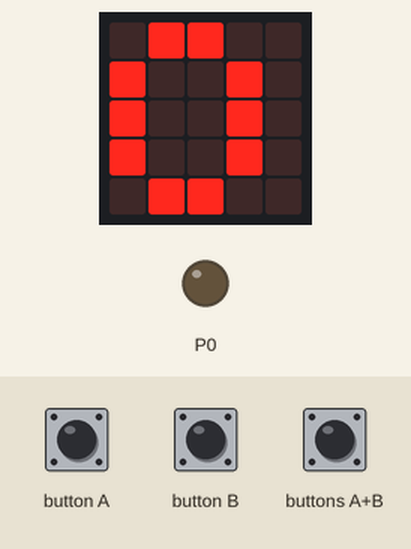
Simulated run of this program. Board: BBC micro:bit (MakeCode). On the bench: the board's 5×5 LED display, output pins drawn as LEDs (lit = HIGH). The inputs (shaded band) are chosen by the test bench. The 48×5 strip is a reading aid, not a part: it shows the text the display is scrolling, unrolled, one strip-width of it at a time.

Above: at 1.9 s.
2.0 s: buttons A+B pressed for 0.15 s
At 2.5 s:
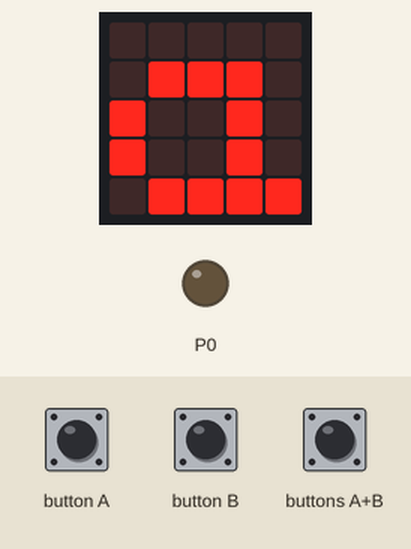
2.7 s: button A pressed for 0.15 s
At 3.25 s:
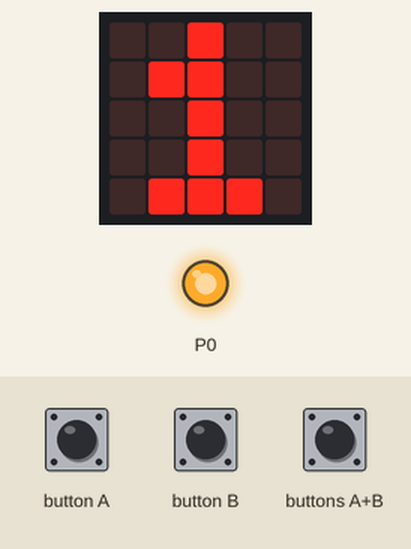
3.4 s: button A pressed for 0.15 s
At 3.72 s:
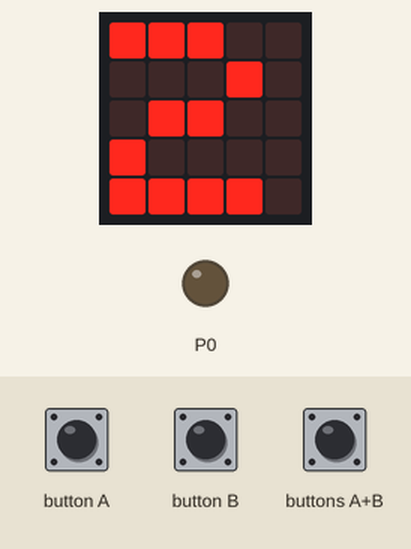
At 5.0 s:
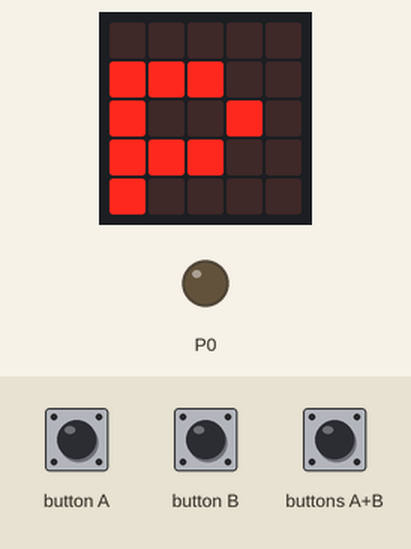
6.5 s: button B pressed for 0.15 s
7.2 s: button B pressed for 0.15 s
7.9 s: buttons A+B pressed for 1 s
Timing chart, 0 to 12.8 s (numbered marks = the images above; inputs shaded):
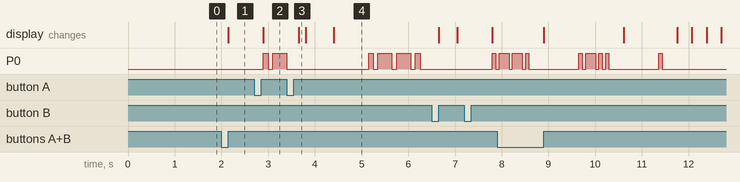

Measured:
- after the input at 2.0 s, the display: changes after 0.15 s (image 1)
- after the input at 2.7 s, the display: changes after 0.20 s (image 2)

The program:

main.ts
```typescript
input.onButtonPressed(Button.A, function () {
    if (i < s.length - 1) {
        i += 1
    } else {
        i = 0
    }
    basic.showNumber(i)
    input.onButtonPressed(Button.B, () => {
        stage[vl].showImage(0)
        input.onButtonPressed(Button.A, () => {
            if (vl > 0) {
                v *= 1.4
                vl -= 1
                stage[vl].showImage(0)
            }
        })
        input.onButtonPressed(Button.B, () => {
            if (vl < 4) {
                v /= 1.4
                vl += 1
                stage[vl].showImage(0)
            }
        })
    })
})
input.onButtonPressed(Button.AB, function () {
    for (let c of s[i]) {
        if (c == " ") {
            basic.pause(7 * v)
        } else {
            basic.showString(c)
            for (let n of morse[c as keyof typeof morse]) {
                if (n == "0") {
                    pins.digitalWritePin(DigitalPin.P0, 1)
                    basic.pause(v)
                    pins.digitalWritePin(DigitalPin.P0, 0)
                } else {
                    pins.digitalWritePin(DigitalPin.P0, 1)
                    basic.pause(3 * v)
                    pins.digitalWritePin(DigitalPin.P0, 0)
                }
                basic.pause(v)
            }
            basic.pause(3 * v)
            basic.clearScreen()
            basic.pause(v / 2)
        }
    }
    basic.showString("Finish", v/2)
basic.showNumber(i)
})
let i = 0
let s: string[] = []
let v = 0
v = 100
let vl = 2
s = ["apple", "grape", "strawberry", "hello world", "i am a student of oit nice to meet you"]
let morse = {
    "a" : "01", "b" : "1000", "c" : "1010", "d" : "100", "e" : "0", "f" : "0010", "g" : "110",
    "h" : "0000", "i" : "00", "j" : "0111", "k" : "101", "l" : "0100", "m" : "11", "n" : "10",
    "o" : "111", "p" : "0110", "q" : "1101", "r" : "010", "s" : "000", "t" : "1", "u" : "001",
    "v" : "0001", "w" : "011", "x" : "1001", "y" : "1011","z" : "1100"
}
let stage = [images.createImage(`
    . . . . .
    . . . . .
    . . . . .
    . . . . .
    # . . . .
    `), images.createImage(`
    . . . . .
    . . . . .
    . . . . .
    . # . . .
    # # . . .
    `), images.createImage(`
    . . . . .
    . . . . .
    . . # . .
    . # # . .
    # # # . .
    `), images.createImage(`
    . . . . .
    . . . # .
    . . # # .
    . # # # .
    # # # # .
    `), images.createImage(`
    . . . . #
    . . . # #
    . . # # #
    . # # # #
    # # # # #
    `)]
basic.showNumber(i)
```

test.ts
```typescript
// テストはここに来ます。このパッケージが拡張機能として使用されるときにはコンパイルされません。
```
